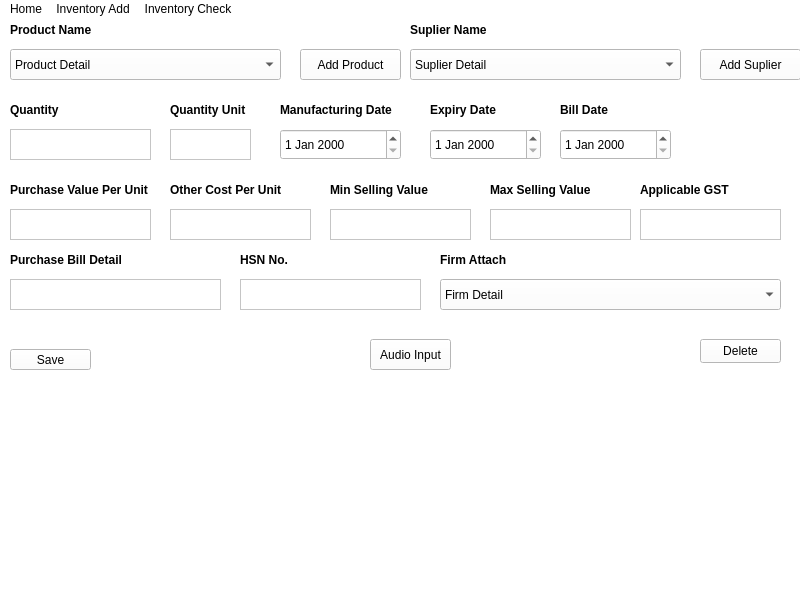
<?xml version="1.0" encoding="UTF-8"?>
<ui version="4.0">
 <class>MainWindow</class>
 <widget class="QMainWindow" name="MainWindow">
  <property name="geometry">
   <rect>
    <x>0</x>
    <y>0</y>
    <width>800</width>
    <height>600</height>
   </rect>
  </property>
  <property name="windowTitle">
   <string>MainWindow</string>
  </property>
  <property name="styleSheet">
   <string notr="true">background:rgb(255, 255, 255)</string>
  </property>
  <widget class="QWidget" name="centralwidget">
   <widget class="QPushButton" name="SaveData">
    <property name="geometry">
     <rect>
      <x>10</x>
      <y>330</y>
      <width>81</width>
      <height>21</height>
     </rect>
    </property>
    <property name="text">
     <string>Save</string>
    </property>
   </widget>
   <widget class="QPushButton" name="DeleteData">
    <property name="geometry">
     <rect>
      <x>700</x>
      <y>320</y>
      <width>81</width>
      <height>24</height>
     </rect>
    </property>
    <property name="text">
     <string>Delete</string>
    </property>
   </widget>
   <widget class="QPushButton" name="AudioInputPushButton">
    <property name="geometry">
     <rect>
      <x>370</x>
      <y>320</y>
      <width>81</width>
      <height>31</height>
     </rect>
    </property>
    <property name="text">
     <string>Audio Input</string>
    </property>
   </widget>
   <widget class="QLabel" name="labelProductName">
    <property name="geometry">
     <rect>
      <x>10</x>
      <y>0</y>
      <width>121</width>
      <height>21</height>
     </rect>
    </property>
    <property name="font">
     <font>
      <bold>true</bold>
     </font>
    </property>
    <property name="text">
     <string>Product Name</string>
    </property>
   </widget>
   <widget class="QTextEdit" name="textEditHSNNo">
    <property name="geometry">
     <rect>
      <x>240</x>
      <y>260</y>
      <width>181</width>
      <height>31</height>
     </rect>
    </property>
   </widget>
   <widget class="QComboBox" name="ProductDetailcomboBox">
    <property name="geometry">
     <rect>
      <x>10</x>
      <y>30</y>
      <width>271</width>
      <height>31</height>
     </rect>
    </property>
    <item>
     <property name="text">
      <string>Product Detail</string>
     </property>
    </item>
   </widget>
   <widget class="QPushButton" name="pushButtonAddProduct">
    <property name="geometry">
     <rect>
      <x>300</x>
      <y>30</y>
      <width>101</width>
      <height>31</height>
     </rect>
    </property>
    <property name="text">
     <string>Add Product</string>
    </property>
   </widget>
   <widget class="QLabel" name="labelHSNNo">
    <property name="geometry">
     <rect>
      <x>240</x>
      <y>230</y>
      <width>121</width>
      <height>21</height>
     </rect>
    </property>
    <property name="font">
     <font>
      <bold>true</bold>
     </font>
    </property>
    <property name="text">
     <string>HSN No.</string>
    </property>
   </widget>
   <widget class="QTextEdit" name="textEditQuantity">
    <property name="geometry">
     <rect>
      <x>10</x>
      <y>110</y>
      <width>141</width>
      <height>31</height>
     </rect>
    </property>
   </widget>
   <widget class="QLabel" name="labelQuantity">
    <property name="geometry">
     <rect>
      <x>10</x>
      <y>80</y>
      <width>121</width>
      <height>21</height>
     </rect>
    </property>
    <property name="font">
     <font>
      <bold>true</bold>
     </font>
    </property>
    <property name="text">
     <string>Quantity</string>
    </property>
   </widget>
   <widget class="QLabel" name="labelQuantity_Unit">
    <property name="geometry">
     <rect>
      <x>170</x>
      <y>80</y>
      <width>121</width>
      <height>21</height>
     </rect>
    </property>
    <property name="font">
     <font>
      <bold>true</bold>
     </font>
    </property>
    <property name="text">
     <string>Quantity Unit</string>
    </property>
   </widget>
   <widget class="QTextEdit" name="textEditQuantity_Unit">
    <property name="geometry">
     <rect>
      <x>170</x>
      <y>110</y>
      <width>81</width>
      <height>31</height>
     </rect>
    </property>
   </widget>
   <widget class="QLabel" name="labelMFD">
    <property name="geometry">
     <rect>
      <x>280</x>
      <y>80</y>
      <width>121</width>
      <height>21</height>
     </rect>
    </property>
    <property name="font">
     <font>
      <bold>true</bold>
     </font>
    </property>
    <property name="text">
     <string>Manufacturing Date</string>
    </property>
   </widget>
   <widget class="QLabel" name="labelExpiry">
    <property name="geometry">
     <rect>
      <x>430</x>
      <y>80</y>
      <width>121</width>
      <height>21</height>
     </rect>
    </property>
    <property name="font">
     <font>
      <bold>true</bold>
     </font>
    </property>
    <property name="text">
     <string>Expiry Date</string>
    </property>
   </widget>
   <widget class="QDateEdit" name="dateEditMFD">
    <property name="geometry">
     <rect>
      <x>280</x>
      <y>110</y>
      <width>121</width>
      <height>31</height>
     </rect>
    </property>
   </widget>
   <widget class="QDateEdit" name="dateEditExpiry">
    <property name="geometry">
     <rect>
      <x>430</x>
      <y>110</y>
      <width>111</width>
      <height>31</height>
     </rect>
    </property>
   </widget>
   <widget class="QDateEdit" name="dateEditBill">
    <property name="geometry">
     <rect>
      <x>560</x>
      <y>110</y>
      <width>111</width>
      <height>31</height>
     </rect>
    </property>
   </widget>
   <widget class="QLabel" name="labelBillDate">
    <property name="geometry">
     <rect>
      <x>560</x>
      <y>80</y>
      <width>121</width>
      <height>21</height>
     </rect>
    </property>
    <property name="font">
     <font>
      <bold>true</bold>
     </font>
    </property>
    <property name="text">
     <string>Bill Date</string>
    </property>
   </widget>
   <widget class="QLabel" name="labelPurchaseValue">
    <property name="geometry">
     <rect>
      <x>10</x>
      <y>160</y>
      <width>151</width>
      <height>21</height>
     </rect>
    </property>
    <property name="font">
     <font>
      <bold>true</bold>
     </font>
    </property>
    <property name="text">
     <string>Purchase Value Per Unit</string>
    </property>
   </widget>
   <widget class="QTextEdit" name="textEditPurchaseValue">
    <property name="geometry">
     <rect>
      <x>10</x>
      <y>190</y>
      <width>141</width>
      <height>31</height>
     </rect>
    </property>
   </widget>
   <widget class="QTextEdit" name="textEditOtherCost">
    <property name="geometry">
     <rect>
      <x>170</x>
      <y>190</y>
      <width>141</width>
      <height>31</height>
     </rect>
    </property>
   </widget>
   <widget class="QLabel" name="labelOtherCost">
    <property name="geometry">
     <rect>
      <x>170</x>
      <y>160</y>
      <width>151</width>
      <height>21</height>
     </rect>
    </property>
    <property name="font">
     <font>
      <bold>true</bold>
     </font>
    </property>
    <property name="text">
     <string>Other Cost Per Unit</string>
    </property>
   </widget>
   <widget class="QTextEdit" name="textEditMinSellPrice">
    <property name="geometry">
     <rect>
      <x>330</x>
      <y>190</y>
      <width>141</width>
      <height>31</height>
     </rect>
    </property>
   </widget>
   <widget class="QLabel" name="labelMinSellPrice">
    <property name="geometry">
     <rect>
      <x>330</x>
      <y>160</y>
      <width>151</width>
      <height>21</height>
     </rect>
    </property>
    <property name="font">
     <font>
      <bold>true</bold>
     </font>
    </property>
    <property name="text">
     <string>Min Selling Value</string>
    </property>
   </widget>
   <widget class="QTextEdit" name="textEditMaxSellPrice">
    <property name="geometry">
     <rect>
      <x>490</x>
      <y>190</y>
      <width>141</width>
      <height>31</height>
     </rect>
    </property>
   </widget>
   <widget class="QLabel" name="labelMaxSellPrice">
    <property name="geometry">
     <rect>
      <x>490</x>
      <y>160</y>
      <width>151</width>
      <height>21</height>
     </rect>
    </property>
    <property name="font">
     <font>
      <bold>true</bold>
     </font>
    </property>
    <property name="text">
     <string>Max Selling Value</string>
    </property>
   </widget>
   <widget class="QPushButton" name="pushButtonAddSuplier">
    <property name="geometry">
     <rect>
      <x>700</x>
      <y>30</y>
      <width>101</width>
      <height>31</height>
     </rect>
    </property>
    <property name="text">
     <string>Add Suplier</string>
    </property>
   </widget>
   <widget class="QLabel" name="labelSuplierName">
    <property name="geometry">
     <rect>
      <x>410</x>
      <y>0</y>
      <width>121</width>
      <height>21</height>
     </rect>
    </property>
    <property name="font">
     <font>
      <bold>true</bold>
     </font>
    </property>
    <property name="text">
     <string>Suplier Name</string>
    </property>
   </widget>
   <widget class="QComboBox" name="SuplierDetailcomboBox">
    <property name="geometry">
     <rect>
      <x>410</x>
      <y>30</y>
      <width>271</width>
      <height>31</height>
     </rect>
    </property>
    <item>
     <property name="text">
      <string>Suplier Detail</string>
     </property>
    </item>
   </widget>
   <widget class="QLabel" name="labelApplicableGST">
    <property name="geometry">
     <rect>
      <x>640</x>
      <y>160</y>
      <width>151</width>
      <height>21</height>
     </rect>
    </property>
    <property name="font">
     <font>
      <bold>true</bold>
     </font>
    </property>
    <property name="text">
     <string>Applicable GST</string>
    </property>
   </widget>
   <widget class="QTextEdit" name="textEditApplicableGST">
    <property name="geometry">
     <rect>
      <x>640</x>
      <y>190</y>
      <width>141</width>
      <height>31</height>
     </rect>
    </property>
   </widget>
   <widget class="QLabel" name="labelPurchaseBill">
    <property name="geometry">
     <rect>
      <x>10</x>
      <y>230</y>
      <width>151</width>
      <height>21</height>
     </rect>
    </property>
    <property name="font">
     <font>
      <bold>true</bold>
     </font>
    </property>
    <property name="text">
     <string>Purchase Bill Detail</string>
    </property>
   </widget>
   <widget class="QTextEdit" name="textEditPurchaseBill">
    <property name="geometry">
     <rect>
      <x>10</x>
      <y>260</y>
      <width>211</width>
      <height>31</height>
     </rect>
    </property>
   </widget>
   <widget class="QLabel" name="labelFirmAttach">
    <property name="geometry">
     <rect>
      <x>440</x>
      <y>230</y>
      <width>121</width>
      <height>21</height>
     </rect>
    </property>
    <property name="font">
     <font>
      <bold>true</bold>
     </font>
    </property>
    <property name="text">
     <string>Firm Attach</string>
    </property>
   </widget>
   <widget class="QComboBox" name="FirmDetailcomboBox">
    <property name="geometry">
     <rect>
      <x>440</x>
      <y>260</y>
      <width>341</width>
      <height>31</height>
     </rect>
    </property>
    <item>
     <property name="text">
      <string>Firm Detail</string>
     </property>
    </item>
   </widget>
  </widget>
  <widget class="QMenuBar" name="menubar">
   <property name="geometry">
    <rect>
     <x>0</x>
     <y>0</y>
     <width>800</width>
     <height>22</height>
    </rect>
   </property>
   <widget class="QMenu" name="menuHome">
    <property name="title">
     <string>Home</string>
    </property>
   </widget>
   <widget class="QMenu" name="menuInventory_Add">
    <property name="title">
     <string>Inventory Add</string>
    </property>
   </widget>
   <widget class="QMenu" name="menuInventory_Check">
    <property name="title">
     <string>Inventory Check</string>
    </property>
   </widget>
   <addaction name="menuHome"/>
   <addaction name="menuInventory_Add"/>
   <addaction name="menuInventory_Check"/>
  </widget>
  <widget class="QStatusBar" name="statusbar"/>
 </widget>
 <resources/>
 <connections/>
</ui>
